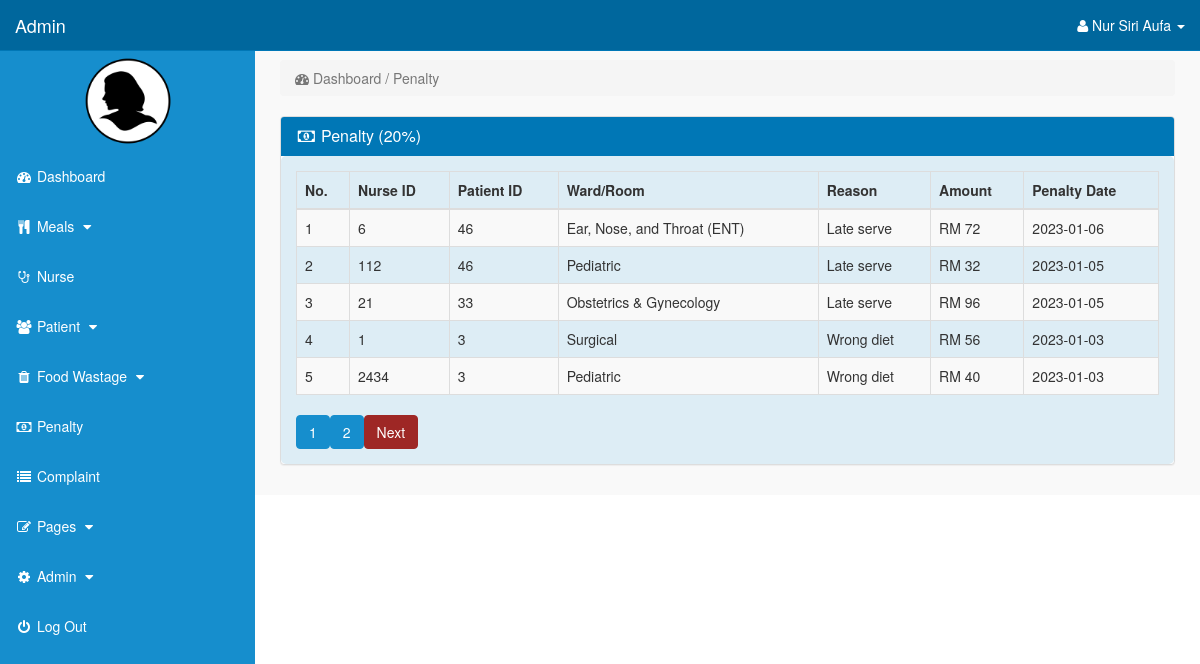
The page /admin/index.php?view_penalty=1 (signed in) on the database its author committed.
### tables this page shows
CREATE TABLE `penalty` (
  `penalty_id` int(11) NOT NULL,
  `nurse_id` int(11) NOT NULL,
  `ward_id` int(11) NOT NULL,
  `patient_id` int(11) NOT NULL,
  `penalty_reason` text NOT NULL,
  `total_pack` int(11) NOT NULL,
  `penalty_amount` int(11) NOT NULL,
  `penalty_date` date NOT NULL
);

CREATE TABLE `ward` (
  `ward_id` int(11) NOT NULL,
  `patient_ward` text NOT NULL,
  `no_beds` int(11) NOT NULL
);

### admin/view_penalty.php (the view, shortened to what this page needs)
<?php
	if(!isset($_SESSION['admin_email'])){
		echo "<script>window.open('login.php','_self')</script>";
	}
	else {
		if(isset($_GET['view_penalty'])){
			$page = $_GET['view_penalty'];
		}
	else {
		$page = 1;
	}
?>
<div class="row">
	<div class="col-lg-12">
		<ol class="breadcrumb">
			<li class="active">
				<i class="fa fa-dashboard"></i> Dashboard / Penalty
			</li>
		</ol>
	</div>
</div>
<div class="row">
	<div class="col-lg-12">
		<div class="panel panel-default">
			<div class="panel-heading">
				<h3 class="panel-title">
					<i class="fa fa-money fa-fw"> </i> Penalty (20%)
				</h3>
			</div>
						<div class="panel-body">
						<div class="table-responsive">
							<table class="table table-hover table-bordered table-striped">
								<thead>
									<tr>
										<th>No.</th>
										<th>Nurse ID</th>
										<th>Patient ID</th>
										<th>Ward/Room</th>
										<th>Reason</th>
										<th>Amount</th>
										<th>Penalty Date</th>
									</tr>
								</thead>
								<tbody>
								<?php
									$num_per_page = 5;
									$start_from = ($page - 1)*05;
									$i= $start_from;
									$get_penalty = "select * from penalty order by penalty_id desc limit $start_from, $num_per_page";
									$run_penalty = mysqli_query($con,$get_penalty);
									while($row_penalty = mysqli_fetch_array($run_penalty)){
									$nurse_id = $row_penalty['nurse_id'];
									$patient_id = $row_penalty['patient_id'];
									$ward_id = $row_penalty['ward_id'];
									$penalty_reason = $row_penalty['penalty_reason'];
									$penalty_amount = $row_penalty['penalty_amount'];
									$penalty_date = $row_penalty['penalty_date'];
									$get_ward = "select * from ward where ward_id='$ward_id'";
									$run_ward = mysqli_query($con,$get_ward);
									$row_ward = mysqli_fetch_array($run_ward);
									$patient_ward = $row_ward['patient_ward'];
									$i++;
								?>
									<tr>
										<td><?php echo $i; ?></td>
										<td><?php echo $nurse_id; ?></td>
										<td><?php echo $patient_id; ?></td>
										<td><?php echo $patient_ward; ?></td>
										<td><?php echo $penalty_reason; ?></td>
										<td>RM <?php echo $penalty_amount; ?></td>
										<td> <?php echo $penalty_date; ?></td>
									</tr>
<?php
	}
?>
						</tbody>
					</table>
					<?php
						$get_page = "select * from penalty";
						$run_page = mysqli_query($con,$get_page);
						$total_record = mysqli_num_rows($run_page);
						$total_page = ceil($total_record/$num_per_page);
							for ($i=1;$i<$total_page;$i++){
								echo "<a href='index.php?view_penalty=".$i."'class='btn btn-primary'>$i</a>";
									}
							if ($i>$page){
								echo "<a href='index.php?view_penalty=".($page + 1)."'class='btn btn-danger'>Next</a>";
								}
					?>
				</div>
			</div>
		</div>
	</div>
</div>
<?php
	}
?>

### admin/includes/sidebar.php (shortened to what this page needs)
<?php
	if(!isset($_SESSION['admin_email'])){
		echo "<script>window.open('login.php','_self')</script>";
	}
		else {
?>
	<nav class="navbar navbar-inverse navbar-fixed-top" >
		<div class="navbar-header" >
				<a class="navbar-brand" href="index.php?dashboard">Admin</a>
		</div>
		<ul class="nav navbar-right top-nav" >
			<li class="dropdown" >
				<a href="#" class="dropdown-toggle" data-toggle="dropdown" >
					<i class="fa fa-user" ></i>
						<?php echo $admin_fname; ?> <b class="caret" ></b>
				</a>
</li>
</ul>
	<div class="collapse navbar-collapse navbar-ex1-collapse">
		<ul class="nav navbar-nav side-nav">
	<center>
		<img src="admin_image/<?php echo $admin_image; ?>" width="100" height="100" >
		</center>
	<li>
		<a href="index.php?dashboard">
			<i class="fa fa-fw fa-dashboard"></i> Dashboard
		</a>
	</li>
	<li>
		<a href="#" data-toggle="collapse" data-target="#meals">
			<i class="fa fa-fw fa-cutlery""></i> Meals
				<i class="fa fa-fw fa-caret-down"></i>
	</a>
	</li>
	<li>
		<a href="index.php?view_nurse">
			<i class="fa fa-fw fa-stethoscope"></i> Nurse
		</a>
	</li>
	<li>
		<a href="#" data-toggle="collapse" data-target="#patient">
			<i class="fa fa-fw fa-users"></i> Patient
			<i class="fa fa-fw fa-caret-down"></i>
		</a>
	</li>
	<li>
		<a href="#" data-toggle="collapse" data-target="#food_wastage">
			<i class="fa fa-fw fa-trash"></i> Food Wastage
			<i class="fa fa-fw fa-caret-down"></i>
		</a>
	</li>
	<li>
		<a href="index.php?view_penalty=1">
			<i class="fa fa-fw fa-money"></i> Penalty
		</a>
	</li>
	<li>
		<a href="index.php?view_complaint=1">
			<i class="fa fa-fw fa-list"></i> Complaint
		</a>
	</li>
	<li>
		<a href="#" data-toggle="collapse" data-target="#pages">
			<i class="fa fa-fw fa-edit"> </i> Pages
			<i class="fa fa-fw fa-caret-down"></i>
		</a>
	</li>
	<li>
		<a href="#" data-toggle="collapse" data-target="#admin">
			<i class="fa fa-fw fa-gear"></i> Admin
			<i class="fa fa-fw fa-caret-down"></i>
		</a>
	</li>
	<li>
		<a href="logout.php">
			<i class="fa fa-fw fa-power-off"></i> Log Out
		</a>
	</li>
		</ul>
	</div>
</nav>
<?php
	}
?>

### admin/css/style.css (style rules this page uses)
body { margin-top:100px; }
@media (min-width: 768px) { body { margin-top:50px; } }
.top-nav { padding:0 15px; }
.top-nav>li { display:inline-block; float:left; }
.top-nav>li>a { padding-top:15px; padding-bottom:15px; line-height:20px; color:white; }
@media (min-width: 768px) { .side-nav { position:fixed; top:51px; width:255px; border-radius:0; overflow-y:auto; background-color: #168ecd; bottom:0; overflow-x:hidden; padding-bottom:40px; } }
@media (min-width: 768px) { .side-nav>li>a { width:255px; } }
.panel-body { border-radius:5px; background-color: #ddedf5 }

### rows shown on the page
penalty: nurse "6", patient "46", ward.patient_ward "Ear, Nose, and Throat (ENT)", penalty_reason "Late serve", penalty_amount "72", penalty_date "2023-01-06"
penalty: nurse "112", patient "46", ward.patient_ward "Pediatric", penalty_reason "Late serve", penalty_amount "32", penalty_date "2023-01-05"
penalty: nurse "21", patient "33", ward.patient_ward "Obstetrics & Gynecology", penalty_reason "Late serve", penalty_amount "96", penalty_date "2023-01-05"
penalty: nurse "1", patient "3", ward.patient_ward "Surgical", penalty_reason "Wrong diet", penalty_amount "56", penalty_date "2023-01-03"
penalty: nurse "2434", patient "3", ward.patient_ward "Pediatric", penalty_reason "Wrong diet", penalty_amount "40", penalty_date "2023-01-03"

### other values the page prints
$admin_fname "Nur Siri Aufa"
